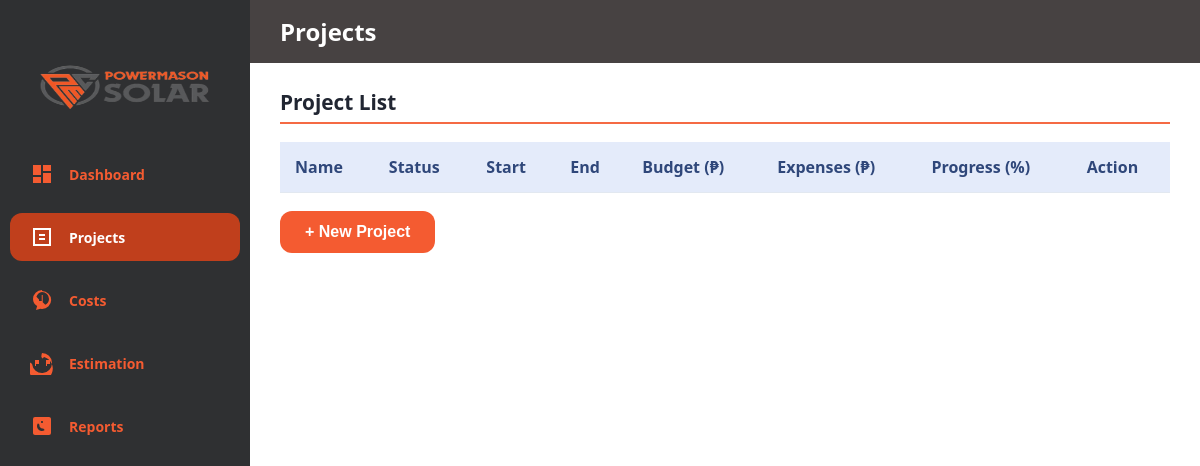
The page /projects/ on the database as committed earlier.
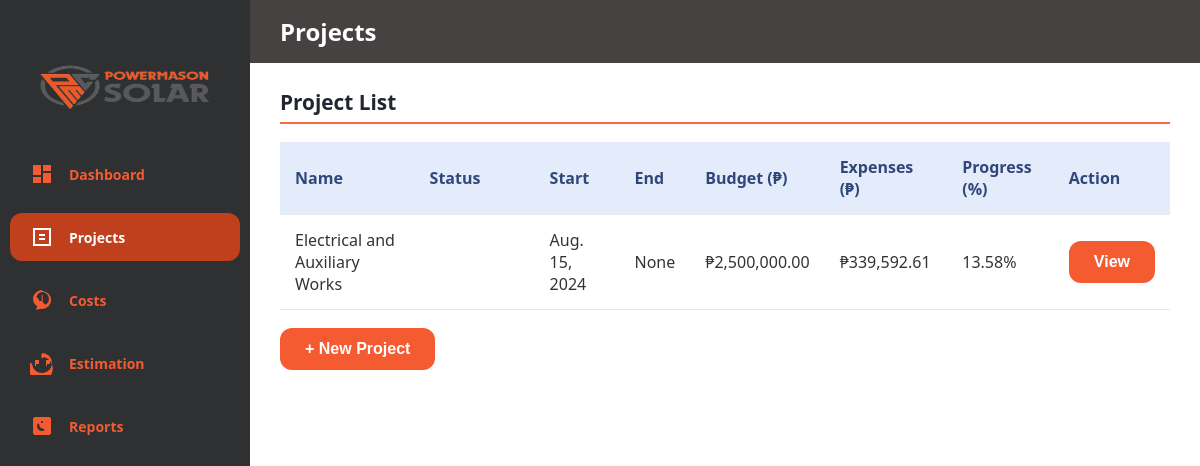
The same page on the database as committed later.
### PowerMasonProject/models.py (models this page shows, shortened)
class Project(models.Model):
    STATUS_CHOICES = [
        ('onTrack', 'onTrack'),
        ('Delayed', 'Delayed'),
        ('Completed', 'Completed'),
    ]
    proj_id = models.CharField(max_length=50, unique=True)  # Unique Project ID
    name = models.CharField(max_length=255)  # Project Name
    location = models.CharField(max_length=255, blank=True, null=True)  # Project Location
    start_date = models.DateField()  # Start Date
    end_date = models.DateField(blank=True, null=True)
    report_date = models.DateField(blank=True, null=True)  # Latest Report Date
    progress_report_month_year = models.CharField(max_length=50, blank=True, null=True) # Progress Report Month and Year
    accomplished_to_date = models.DecimalField(
        max_digits=12, decimal_places=2, default=Decimal('0.00'),
        validators=[MinValueValidator(Decimal('0.00'))]
    )
    accomplished_before_period = models.DecimalField(
        max_digits=12, decimal_places=2, default=Decimal('0.00'),
        validators=[MinValueValidator(Decimal('0.00'))]
    )
    accomplished_this_period = models.DecimalField(
        max_digits=12, decimal_places=2, default=Decimal('0.00'),
        validators=[MinValueValidator(Decimal('0.00'))]
    )
    approved_contract = models.DecimalField(
        max_digits=15, decimal_places=2, default=Decimal('0.00'),  # VAT Inclusive (Budget)
        validators=[MinValueValidator(Decimal('0.00'))]
    )
    total_expense = models.DecimalField(
        max_digits=15, decimal_places=2, default=Decimal('0.00'),  # Sum of Expense column
        validators=[MinValueValidator(Decimal('0.00'))]
    )
    status = models.CharField(max_length=20, choices=STATUS_CHOICES, default='onTrack')
    created_by = models.ForeignKey(User, on_delete=models.SET_NULL, null=True, related_name='created_projects')

### PowerMasonProject/views.py (the view)
# urls.py: path('projects/', views.projects, name='projects'),
def projects(request):
    projects = Project.objects.all()
    return render(request, 'projects.html', {'projects': projects, 'active_tab': 'projects'})

### PowerMasonProject/templates/projects.html (shortened to what this page needs)
{% extends "base.html" %}
{% load humanize %}
{% load static %}
{% block header %}
Projects
{% endblock %}
{% block content %}
<section class="content" id="projects" role="region" aria-label="Project Management">
  <div class="section-title">Project List</div>
  <table role="table" aria-describedby="projectTableDesc">
    <thead>
      <tr>
        <th>Name</th>
        <th>Status</th>
        <th>Start</th>
        <th>End</th>
        <th>Budget (₱)</th>
        <th>Expenses (₱)</th>
        <th>Progress (%)</th>
        <th>Action</th>
      </tr>
    </thead>
    <tbody id="projectListTableBody">
      {% for project in projects %}
      <tr>
        <td>{{ project.name }}</td>
        <td>
          <span class="status-tag status-{{ project.status|lower}}">{{ project.status }}</span>
        </td>
        <td>{{ project.start_date }}</td>
        <td>{{ project.end_date }}</td>
        <td>₱{{ project.approved_contract|floatformat:2|intcomma }}</td>
        <td>₱{{ project.total_expense|floatformat:2|intcomma }}</td>
        <td>{{ project.accomplished_to_date|floatformat:2 }}%</td>
        <td><button class="btnView">View</button></td>
      </tr>
      {% endfor %}
    </tbody>
  </table>
  <button class="btnNewProject" id="newProjectBtn">+ New Project</button>
</section>
{% endblock %}

### PowerMasonProject/templates/base.html (shortened to what this page needs)
{% load static %}
<!DOCTYPE html>
<html lang="en">
  <head>
    <link rel="stylesheet" href="{% static 'css/style.css' %}" />
  </head>
  <body>
    <div
      class="app"
      role="application"
      aria-label="PowerMason Project Monitoring System"
    >
      <nav class="sidebar" aria-label="Main navigation">
        <div class="logo" tabindex="0" aria-label="PowerMason Logo">
          <img
            src="{% static 'images/powermason_logo.png' %}"
            alt="PowerMason Logo"
          />
        </div>
        <a
          class="nav-item {% if active_tab == 'dashboard' %}active{% endif %}"
          href="{% url 'dashboard' %}"
        >
          <svg viewBox="0 0 24 24" aria-hidden="true">
            <path
              d="M3 13h8V3H3v10zm0 8h8v-6H3v6zm10 0h8v-10h-8v10zm0-18v6h8V3h-8z"
            />
          </svg>
          <span class="nav-label">Dashboard</span>
        </a>
        <a
          class="nav-item {% if active_tab == 'projects' %}active{% endif %}"
          href="{% url 'projects' %}"
        >
          <svg viewBox="0 0 24 24" aria-hidden="true">
            <path d="M3 3h18v18H3V3zm2 2v14h14V5H5zm4 4h6v2H9V9zm0 4h6v2H9v-2z" />
          </svg>
          <span class="nav-label">Projects</span>
        </a>
        <a
          class="nav-item {% if active_tab == 'costs' %}active{% endif %}"
          href="{% url 'costs' %}"
        >
          <svg viewBox="0 0 24 24" aria-hidden="true">
            <path
              d="M12 2a9 9 0 00-9 9c0 3.03 1.68 5.65 4.14 7.01L6 22l4.34-1.14a9 9 0 001.83.14 9 9 0 000-18zm0 2a7 7 0 017 7c0 2.53-1.46 4.74-3.67 5.81l-2.6-2.6V7h-1v6H9v-1.59l-2.6-2.6A7 7 0 0112 4z"
            />
          </svg>
          <span class="nav-label">Costs</span>
        </a>
        <a
          class="nav-item {% if active_tab == 'estimation' %}active{% endif %}"
          href="{% url 'estimation' %}"
        >
          <svg viewBox="0 0 24 24" aria-hidden="true">
            <path d="M9 17v-2H6v-2h3V9H5v6h4zm11 0v-2h-3v-2h3V9h-4v6h4z" />
            <path
              d="M12 2a10 10 0 11-9.95 11.11l-1.64-1.64A12 12 0 1014.06 6l-1.56 1.57a9.87 9.87 0 01-1.12-1.6A9.98 9.98 0 0112 2z"
            />
          </svg>
          <span class="nav-label">Estimation</span>
        </a>
        <a
          class="nav-item {% if active_tab == 'reports' %}active{% endif %}"
          href="{% url 'reports' %}"
        >
          <span class="nav-label">Reports</span>
        </a>
      </nav>
      <main class="main-content" tabindex="0">
        <header
          id="main-header"
          aria-live="polite"
          aria-atomic="true"
          role="heading"
          aria-level="1"
        >
          {% block header %}{% endblock %}
        </header>
        {% block content %} {% endblock %}
      </main>
    </div>
  </body>
</html>

### PowerMasonProject/static/css/style.css (style rules this page uses)
*, *::before, *::after { box-sizing: border-box; }
body { margin: 0; padding: 0; font-family: "Segoe UI", Tahoma, Geneva, Verdana, sans-serif; background-color: #f8f9fa; color: #333; -webkit-font-smoothing: antialiased; -moz-osx-font-smoothing: grayscale; }
.app { display: flex; width: 100vw; height: 100vh; background: white; box-shadow: 0 8px 20px rgba(0, 0, 0, 0.12); overflow: hidden; }
.sidebar { width: 250px; background: #2f3032; color: #fff; display: flex; flex-direction: column; padding: 20px 10px; user-select: none; }
.sidebar .logo img { display: block; max-width: 100%; height: 130px; margin: 0 auto; width: 190px; }
.nav-item { display: flex; align-items: center; gap: 15px; color: #f45b31; padding: 12px 20px; border-radius: 12px; font-size: 14px; cursor: pointer; transition: background 0.3s, color 0.3s; margin-bottom: 15px; text-decoration: none; }
.nav-label { display: inline-block; text-decoration: none; font-weight: 700; }
.nav-item:hover, .nav-item.active { background-color: #c03f1c; color: white; }
.nav-item svg { flex-shrink: 0; width: 24px; height: 24px; fill: currentColor; }
.main-content { flex: 1; display: flex; flex-direction: column; }
header { background-color: #474242; color: white; padding: 15px 30px; font-weight: 700; font-size: 1.5rem; user-select: none; }
.content { flex: 1; padding: 25px 30px; overflow-y: auto; }
.section-title { color: #212632; font-size: 1.3rem; font-weight: 700; margin-bottom: 18px; user-select: none; border-bottom: 2px solid #f56a44; padding-bottom: 6px; }
table { width: 100%; border-collapse: collapse; margin-bottom: 18px; }
th, td { padding: 14px 15px; text-align: left; font-size: 1rem; border-bottom: 1px solid #e2e8f0; user-select: none; }
th { background-color: #e4ebfa; color: #2f477a; font-weight: 700; }
.status-tag { font-weight: 700; font-size: 0.85rem; border-radius: 14px; padding: 5px 10px; color: #fff; display: inline-block; min-width: 90px; text-align: center; user-select: none; }
button { background-color: #f45b31; color: white; border: none; font-weight: 700; padding: 12px 25px; font-size: 1rem; border-radius: 12px; cursor: pointer; user-select: none; transition: background-color 0.3s ease; }

Rows that differ between the two databases and show on the page:
added Project: name "Electrical and Auxiliary Works", start_date "Aug. 15, 2024", end_date "None", approved_contract "2,500,000.00", total_expense "339,592.61", accomplished_to_date "13.58"
